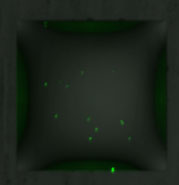
#> input picture tests/cell_counter/sample_4.jpg, 179 x 185 px
$ python cell_counter.py   (Python 2 division)   (older library calls are emulated)
#> lines starting #> are read from the running program, lines starting #| are printed output that depends on the picture; after the words box and inside, x2 and y2 are one past the last pixel; in counts of white or black regions, pixels touching at a corner belong together
#! /usr/local/bin/python

import numpy as np
import cv2
import argparse

def count_cells( spot_file):
	# Load the spot
#> called with spot_file = 'sample_4.jpg'
	img = cv2.imread(spot_file,1)
#> img is the input picture: shape (185, 179, 3); mean B, G, R 26.2, 35.4, 26.6

	# Separate the RGB channels
	RGB = cv2.split(img)

	# Extract the Green channel
	G = RGB[1]
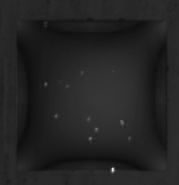
#> G: shape (185, 179); min 12, max 229, mean 35.4

	# Binarise the Green channel to separate cells from background
	ret1,th1 = cv2.threshold(G,64,255,cv2.THRESH_BINARY)
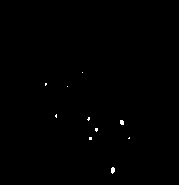
#> th1: shape (185, 179); 0.25% white in thin lines or dots, all inside (x1, y1, x2, y2) = (45, 72, 130, 174)
	#th1 = np.uint8(th1)

	# You need to choose 4 or 8 for connectivity type
	connectivity = 8
	# Perform the operation
	num_labels,labels,stats,centroids = cv2.connectedComponentsWithStats(th1, connectivity, cv2.CV_32S)
#> labels: shape (185, 179) int32; 11 distinct labels, from 0 to 10
#> num_labels = 11; stats = [[0, 0, 179, 185, 33032], [82, 72, 1, 1, 1], [45, 83, 2, 3, 5], [67, 86, 1, 1, 1], [55, 114, 2, 4, 6], [87, 117, 3, 4, 8], [120, 120, 4, 5, 18], [95, 128, 3, 4, 10], [89, 137, 3, 3, 9], [128, 137, 2, 2, 3], [111, 167, 4, 7, 22]]; centroids = [[88.97, 91.9], [82, 72], [45.4, 83.8], [67, 86], [55.67, 115.5], [88.25, 118.4], [121.5, 122], [96, 129.2], [90, 138], [128.7, 137.7], [112.4, 169.8]]

	# [6 lines of commented-out code are left out]

	return num_labels -1

print count_cells("sample_4.jpg")
# connectedComponentsWithStats
# http://stackoverflow.com/questions/35854197/how-to-use-opencvs-connected-components-with-stats-in-python
